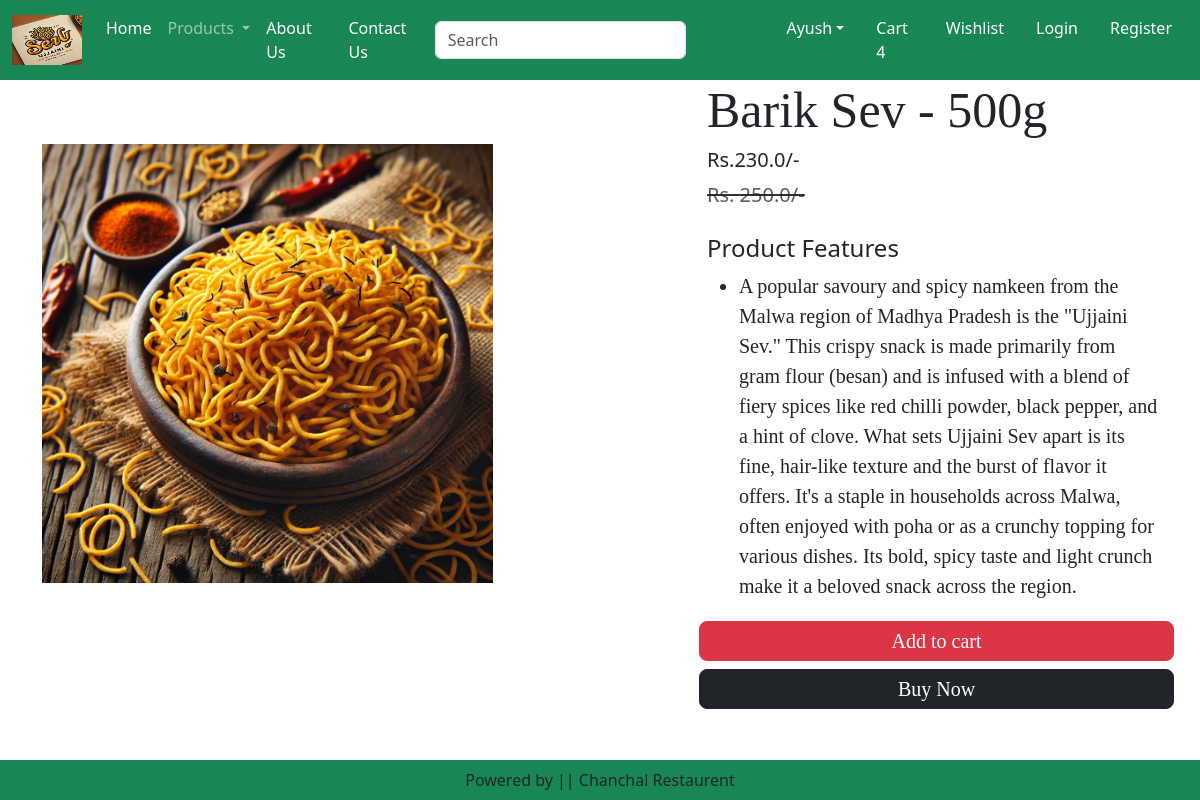
Screenshot of /product-detail/1 with the database file from the repository.
### home/models.py (models this page shows, shortened)
class Product(models.Model):
    title = models.CharField(max_length=100)
    sp = models.FloatField()
    dp = models.FloatField()
    desc = models.TextField()
    composition = models.TextField(default='')
    prodapp = models.TextField(default='')
    category = models.CharField(choices=CATEGORY_CHOICES, max_length=2)
    product_image = models.ImageField(upload_to='product')

### home/views.py (the view)
# urls.py: path('product-detail/<int:pk>', views.ProductDetail.as_view(), name='product-detail'),
class ProductDetail(View):
    def get(self, request, pk):
        product = Product.objects.get(pk=pk)
        return render(request, 'home/productdetail.html', locals())

### home/templates/home/productdetail.html (shortened to what this page needs)
{% extends 'home/base.html' %}
{% load static %}
{% block main-content %}
    <div class="container">
        <div class="row flex justify-content-between">
            <div class="img2 col-lg-5 mt-5">
                <img src="{{product.product_image.url}}" class="image col-xs-6 col-sm-12 col-lg-12 mt-3 text-sm-center w-100 h-75" alt="">
            </div>
            <div class="productdetail col-lg-5">
                <h1 style="font-family: Georgia; font-size: 50px;">{{product.title}}</h1>
                <h5>Rs.{{product.dp}}/-</h5>
                <small class="text-decoration-line-through text-muted fs-5"><del>Rs. {{product.sp}}/-</del></small></del>
                <br><br><h4>Product Features</h4>
                <ul class="fs-5" style="font-family: Rajdhani;">
                    <li>{{product.desc}}</li>
                </ul>
                <div class="buttons row flex" style="font-family: Rajdhani;">
                    <button type="submit" class="d-grid gap-2 btn1 btn btn-danger p-1 m-1 btn-lg text-decoration-none text-white">Add to cart</button>
                    <div class="btn btn-dark p-1 m-1 btn-lg"><a href="#" class="text-decoration-none text-white">Buy Now</a></div>
                </div>
            </div>
        </div>
    </div>
{% endblock main-content %}

### rows the page displays
Product: product_image (picture), title "Barik Sev - 500g", dp "230.0", sp "250.0", desc "A popular savoury and spicy namkeen from the Malwa region of Madhya Pradesh is the \"Ujjaini Sev.\" This crispy snack is made primarily from gram flour (besan) and is infused with a blend of fiery spices like red chilli powder, black pepper, and a hint of clove. What sets Ujjaini Sev apart is its fine, hair-like texture and the burst of flavor it offers. It's a staple in households across Malwa, often enjoyed with poha or as a crunchy topping for various dishes. Its bold, spicy taste and light crunch make it a beloved snack across the region."
